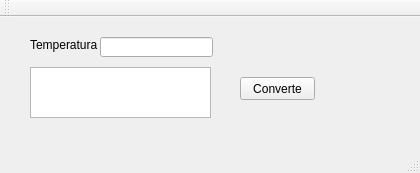
<?xml version="1.0" encoding="UTF-8"?>
<ui version="4.0">
 <class>MainWindow</class>
 <widget class="QMainWindow" name="MainWindow">
  <property name="geometry">
   <rect>
    <x>0</x>
    <y>0</y>
    <width>420</width>
    <height>173</height>
   </rect>
  </property>
  <property name="windowTitle">
   <string>MainWindow</string>
  </property>
  <widget class="QWidget" name="centralWidget">
   <widget class="QLabel" name="tlTemperatura">
    <property name="geometry">
     <rect>
      <x>30</x>
      <y>20</y>
      <width>71</width>
      <height>16</height>
     </rect>
    </property>
    <property name="text">
     <string>Temperatura</string>
    </property>
   </widget>
   <widget class="QLineEdit" name="leTemperatura">
    <property name="geometry">
     <rect>
      <x>100</x>
      <y>20</y>
      <width>113</width>
      <height>20</height>
     </rect>
    </property>
   </widget>
   <widget class="QListWidget" name="lwTemperatura">
    <property name="geometry">
     <rect>
      <x>30</x>
      <y>50</y>
      <width>181</width>
      <height>51</height>
     </rect>
    </property>
   </widget>
   <widget class="QPushButton" name="pbConverte">
    <property name="geometry">
     <rect>
      <x>240</x>
      <y>60</y>
      <width>75</width>
      <height>23</height>
     </rect>
    </property>
    <property name="text">
     <string>Converte</string>
    </property>
   </widget>
   <widget class="QLabel" name="tlConverte">
    <property name="geometry">
     <rect>
      <x>340</x>
      <y>64</y>
      <width>47</width>
      <height>13</height>
     </rect>
    </property>
    <property name="text">
     <string/>
    </property>
   </widget>
  </widget>
  <widget class="QMenuBar" name="menuBar">
   <property name="geometry">
    <rect>
     <x>0</x>
     <y>0</y>
     <width>420</width>
     <height>21</height>
    </rect>
   </property>
  </widget>
  <widget class="QToolBar" name="mainToolBar">
   <attribute name="toolBarArea">
    <enum>TopToolBarArea</enum>
   </attribute>
   <attribute name="toolBarBreak">
    <bool>false</bool>
   </attribute>
  </widget>
  <widget class="QStatusBar" name="statusBar"/>
 </widget>
 <layoutdefault spacing="6" margin="11"/>
 <resources/>
 <connections/>
</ui>
